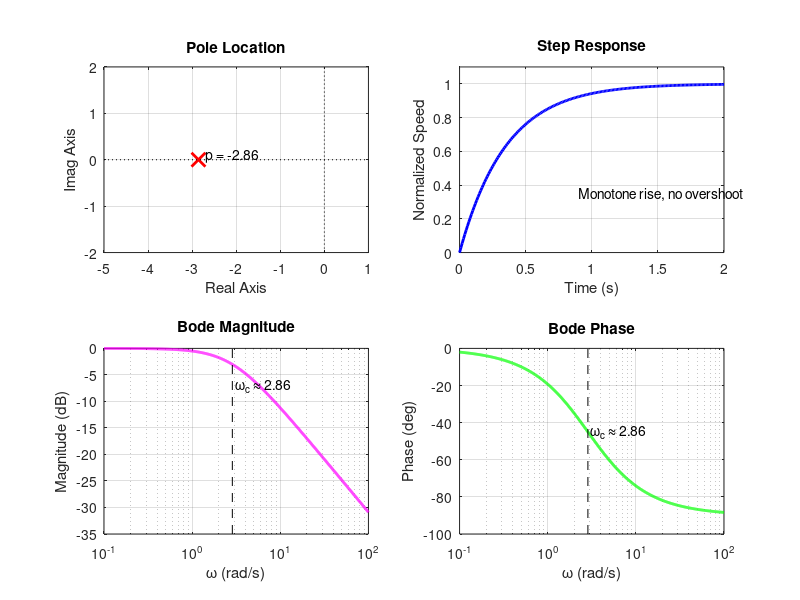

Here is the MATLAB script that generated this plot:
pkg load control;

s = tf('s');
G = 1 / (0.35 * s + 1);

t = 0:0.01:2.0;
[y, t_out] = step(G, t);

[mag, phase, w] = bode(G, {0.1, 100});
mag = squeeze(mag);
phase = squeeze(phase);
w = squeeze(w);

pole_value = pole(G);

hf = figure('visible', 'off', 'position', [100, 100, 1200, 720]);

subplot(2, 2, 1);
plot(real(pole_value), imag(pole_value), 'rx', 'markersize', 10, 'linewidth', 2);
hold on;
plot([-5 1], [0 0], 'k:');
plot([0 0], [-2 2], 'k:');
xlim([-5 1]);
ylim([-2 2]);
grid on;
title('Pole Location');
xlabel('Real Axis');
ylabel('Imag Axis');
text(real(pole_value) + 0.15, imag(pole_value) + 0.1, sprintf('p = %.2f', real(pole_value)));

subplot(2, 2, 2);
plot(t_out, y, 'b', 'linewidth', 2);
grid on;
title('Step Response');
xlabel('Time (s)');
ylabel('Normalized Speed');
ylim([0 1.1]);
text(0.9, 0.35, 'Monotone rise, no overshoot');

subplot(2, 2, 3);
semilogx(w, 20 * log10(mag), 'm', 'linewidth', 2);
grid on;
title('Bode Magnitude');
xlabel('\omega (rad/s)');
ylabel('Magnitude (dB)');
hold on;
plot([1 / 0.35, 1 / 0.35], ylim(), 'k--');
text(1 / 0.35 * 1.08, -7, '\omega_c \approx 2.86');

subplot(2, 2, 4);
semilogx(w, phase, 'g', 'linewidth', 2);
grid on;
title('Bode Phase');
xlabel('\omega (rad/s)');
ylabel('Phase (deg)');
hold on;
plot([1 / 0.35, 1 / 0.35], ylim(), 'k--');
text(1 / 0.35 * 1.08, -45, '\omega_c \approx 2.86');

if exist('sgtitle', 'file')
  sgtitle('O2 Example: DC Motor Speed Baseline Model');
elseif exist('suptitle', 'file')
  suptitle('O2 Example: DC Motor Speed Baseline Model');
endif

[script_dir, ~, ~] = fileparts(mfilename('fullpath'));
output_path = fullfile(script_dir, 'T2-O2-dc-motor-example.png');

print(hf, output_path, '-dpng', '-r180');
close(hf);
